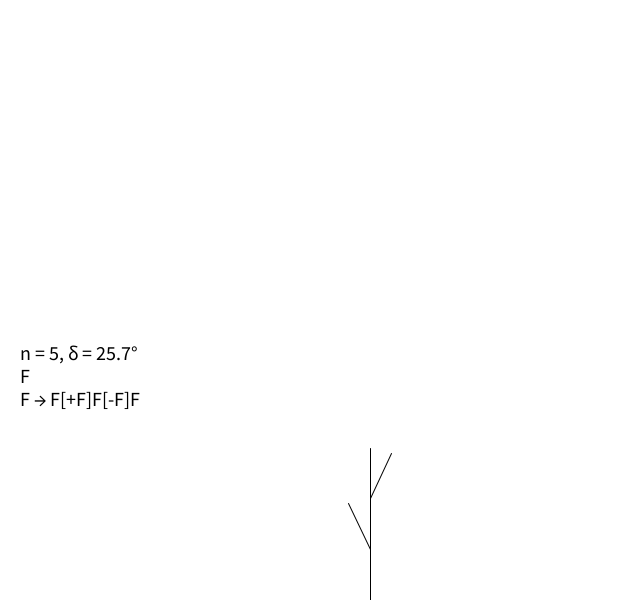
Frame 1 (no input)
Frame 60 (the mouse pressed at the canvas centre just before this capture): identical to frame 1, image omitted
Frame 120 (the mouse held since frame 60 and released just before this capture): identical to frame 1, image omitted

The Processing sketch that drew this single still picture (run headless with seeded random() and noise(); from frame 60 on, the mouse is pressed at the canvas centre):

// Processing sketch: e_8_11_L_system
// ── e_8_11_L_system.pde
ArrayList<LSystem> plants;
int currentPlant = 0;

void setup() {
  size(640, 600);
  background(255);
  plants = new ArrayList<LSystem>();

  plants.add(new LSystem("F", 5, 25.7));
  plants.get(0).addRule('F', "F[+F]F[-F]F");

  plants.add(new LSystem("F", 5, 20));
  plants.get(1).addRule('F', "F[+F]F[-F][F]");

  plants.add(new LSystem("F", 4, 22.5));
  plants.get(2).addRule('F', "FF-[-F+F+F]+[+F-F-F]");

  plants.add(new LSystem("X", 7, 20));
  plants.get(3).addRule('X', "F[+X]F[-X]+X");
  plants.get(3).addRule('F', "FF");

  plants.add(new LSystem("X", 7, 25.7));
  plants.get(4).addRule('X', "F[+X][-X]FX");
  plants.get(4).addRule('F', "FF");

  plants.add(new LSystem("X", 5, 22.5));
  plants.get(5).addRule('X', "F-[[X]+X]+F[+FX]-X");
  plants.get(5).addRule('F', "FF");
  
  plants.get(0).generate();
  plants.get(0).render();
}

void draw() {
}

void mouseClicked() {
  background(255);

  LSystem p = plants.get(currentPlant);

  p.generate();
  p.render();

  if (p.isFinished()) {
    p.reset();
    currentPlant++;
  }

  if (currentPlant > plants.size() - 1)
    currentPlant = 0;
}

// ── LSystem.pde
class LSystem {
  String axiom;
  int iterations;
  float angle;

  String sentance;
  int generation;
  HashMap<Character, String> ruleSet;

  LSystem(String _axiom, int _iterations, float _angle) {
    axiom = _axiom;
    iterations = _iterations;
    angle = _angle;
    reset();
    ruleSet = new HashMap<Character, String>();
  }

  void addRule(Character input, String output) {
    ruleSet.put(input, output);
  }

  void generate() {
    StringBuilder next = new StringBuilder();

    for (int i = 0; i < sentance.length(); i++) {
      char myKey = sentance.charAt(i);
      String value = ruleSet.get(myKey);
      next.append(value != null ? value : myKey);
    }
    sentance = next.toString();
    generation++;
  }

  void render() {
    Turtle turtle = new Turtle(86 * pow(1.7, -generation), radians(angle));
    for (int i = 0; i < sentance.length(); i++) {
      turtle.instruction(sentance.charAt(i));
    }
    displayRules();
  }

  void reset() {
    generation = 0;
    sentance = axiom;
  }

  boolean isFinished() {
    return generation >= iterations ? true : false;
  }

  void displayRules() {
    float margin = 20;
    float y = height / 2 + 60;
    String config = "n = " + iterations + ", δ = " + angle + "°" + "\n" + axiom;
    fill(0);
    textSize(20);
    text(config, margin, y);

    int counter = 1;
    for (HashMap.Entry<Character, String> entry : ruleSet.entrySet()) {
      StringBuilder rule = new StringBuilder();
      counter++;
      for (int i = 0; i < counter; i++)
        rule.append("\n");
      rule.append(entry.getKey() + " → " + entry.getValue());
      text(rule.toString(), margin, y);
    }
  }
}

// ── Memory.pde
class Memory {
  PVector location;
  PVector velocity;

  Memory(PVector _location, PVector _velocity) {
    location = _location.copy();
    velocity = _velocity.copy();
  }
  
  PVector getLocation() {
    return location;
  }
  
  PVector getVelocity() {
    return velocity;
  }
}

// ── Turtle.pde
class Turtle {
  float angle;
  PVector location;
  PVector velocity;
  ArrayList<Memory> stack;

  Turtle(float speed, float _angle) {
    angle = _angle;
    location = new PVector(width / 2 + 50, height);
    velocity = new PVector(0, -speed);
    stack = new ArrayList<Memory>();
  }

  void instruction(char instruction) {
    switch(instruction) {
    case 'F':
      PVector prev = location.copy();
      location.add(velocity);
      line(prev.x, prev.y, location.x, location.y);
      break;
    case '-':
      velocity.rotate(angle);
      break;
    case '+':
      velocity.rotate(-angle);
      break;
    case '[':
      stack.add(new Memory(location, velocity));
      break;
    case ']':
      Memory m = stack.get(stack.size() - 1);
      location = m.location;
      velocity = m.velocity;
      stack.remove(stack.size() - 1);
      break;
    }
  }
}
